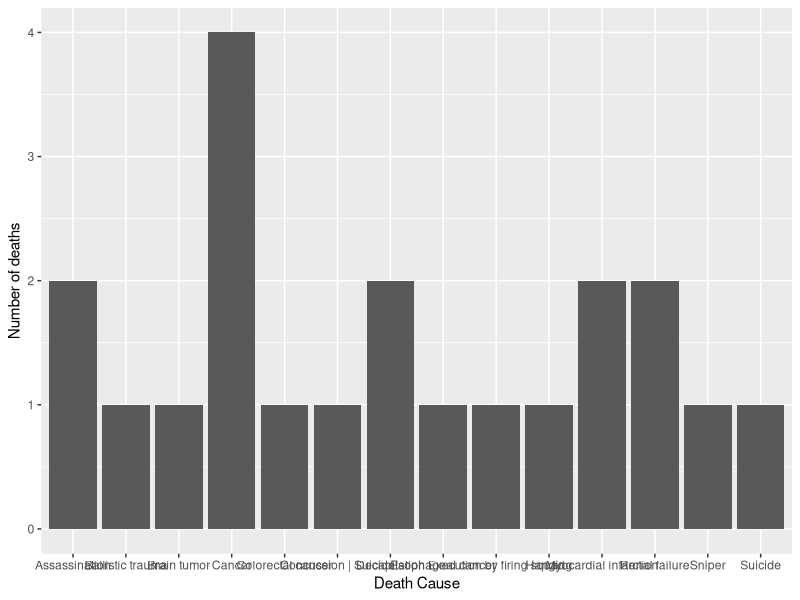
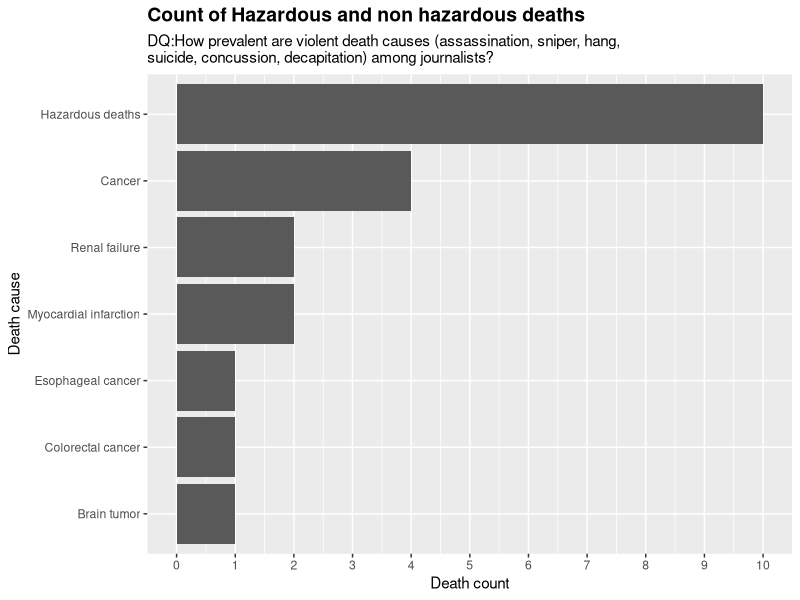
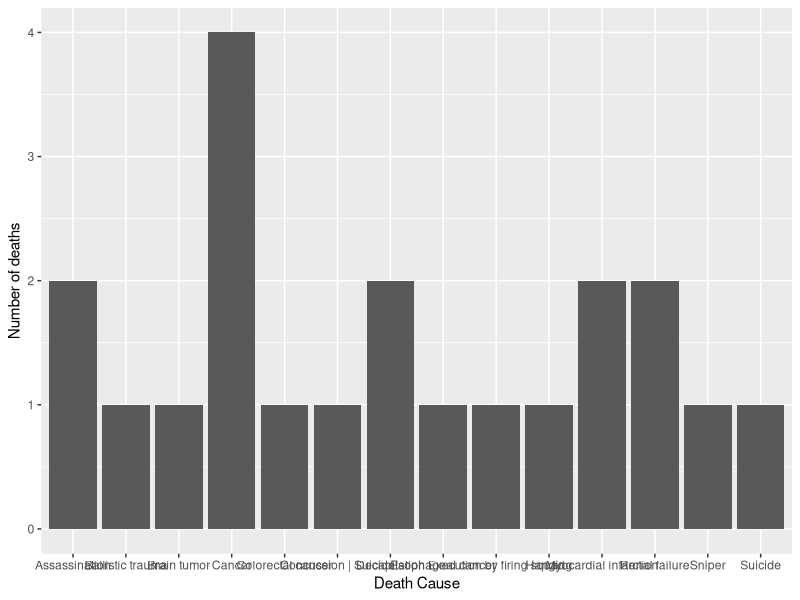
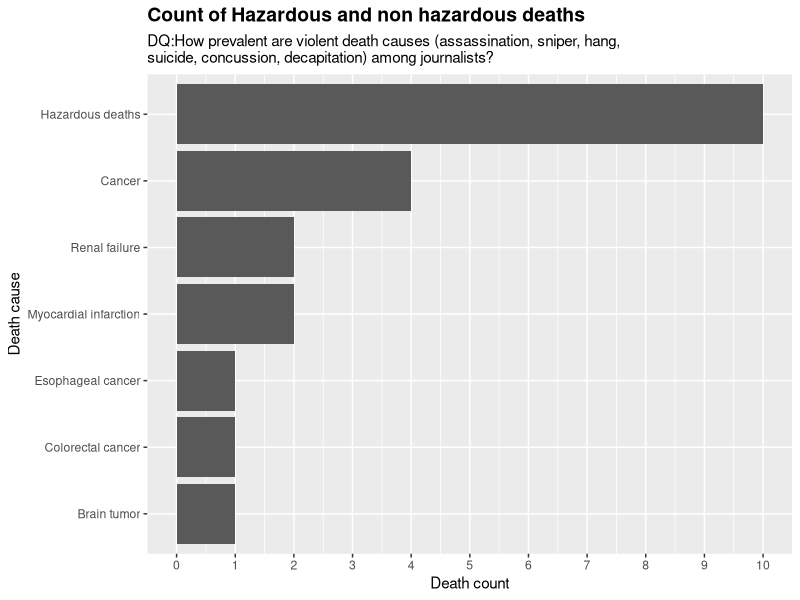

Generate these figures, in order, with R:
library(tidyverse)
library(dplyr)


d <- read_csv("journalists.csv")
# Then convert  the JSON data to dataframe
df <- d|>
  select(death_cause ='ontology/deathCause_label', death_place ='ontology/deathPlace_label')|>
  na.omit()|>
  count(death_cause, sort = TRUE)|>
  rename(death_counts = n)|>
  #filter(death_counts > 1)
  #filter(death_counts != 'Systemic lupus erythematosus' |death_counts != 'Stroke'|death_counts !='Scrub typhus'|death_counts !='Respiratory disease'|death_counts !='Pneumonia'|death_counts !='Mesothelioma'|death_counts !='Intracranial aneurysm'|death_counts !='Endocarditis'|death_counts !='Apoplexy'|death_counts !='Aorta | Aneurysm'|death_counts !='Amyotrophic lateral sclerosis')
  filter(death_cause == 'Brain tumor'|death_cause =='Cancer'|death_cause =='Assassination'|death_cause =='Decapitation'|death_cause =='Brain tumor'|death_cause =='Colorectal cancer'|death_cause =='Myocardial infarction'|death_cause =='Renal failure'|death_cause =='Ballistic trauma'|death_cause =='Colorectal cancer'|death_cause =='Concussion | Suicide'|death_cause =='Esophageal cancer'|death_cause =='Execution by firing squad'|death_cause =='Hanging'|death_cause =='Sniper'|death_cause =='Suicide')

print(df, n=40)

#Exploring data set
#glimpse(d)
#distinct(data_frame)
#head(data_frame)

ggplot(data = df) +
  aes(x = death_cause, y=death_counts) +
    labs(x="Death Cause", y='Number of deaths')+
  geom_bar(stat="summary")
ggsave("Causes_of_death_ungrouped.pdf",width=10,height=10)

new_df <- df|>
  pivot_wider(names_from=death_cause, values_from=death_counts)|>
  mutate(`Hazardous deaths`= Assassination + Decapitation+`Ballistic trauma`+ `Concussion | Suicide` +`Execution by firing squad`+ Hanging + Sniper +Suicide)|>
  pivot_longer(c(`Hazardous deaths`,Cancer,`Myocardial infarction`, `Renal failure`,`Brain tumor`, `Colorectal cancer`, `Esophageal cancer`))|>
  rename(Death_cause=name, Death_counts=value)|>
  select(Death_cause,Death_counts)|>
  arrange(desc(Death_counts))
  #grouped_hazard_deaths =group_by('Assassination', 'Decapitation','Ballistic trauma','Concussion|Suicide','Hanging','Sniper','Suicide')

print(new_df)

ggplot(data = new_df) +
  # arrange(desc(new_df))+
  aes(x =Death_counts,y= reorder(Death_cause,Death_counts)) +
    labs(x="Death count", y="Death cause", title = "Count of Hazardous and non hazardous deaths", subtitle= "DQ:How prevalent are violent death causes (assassination, sniper, hang,
suicide, concussion, decapitation) among journalists?")+
  theme(plot.title = element_text(face="bold", size= 14))+
  geom_col()+
  scale_x_continuous(breaks = seq(0, 12, by = 1))
ggsave("Causes_of_death_grouped.png")

